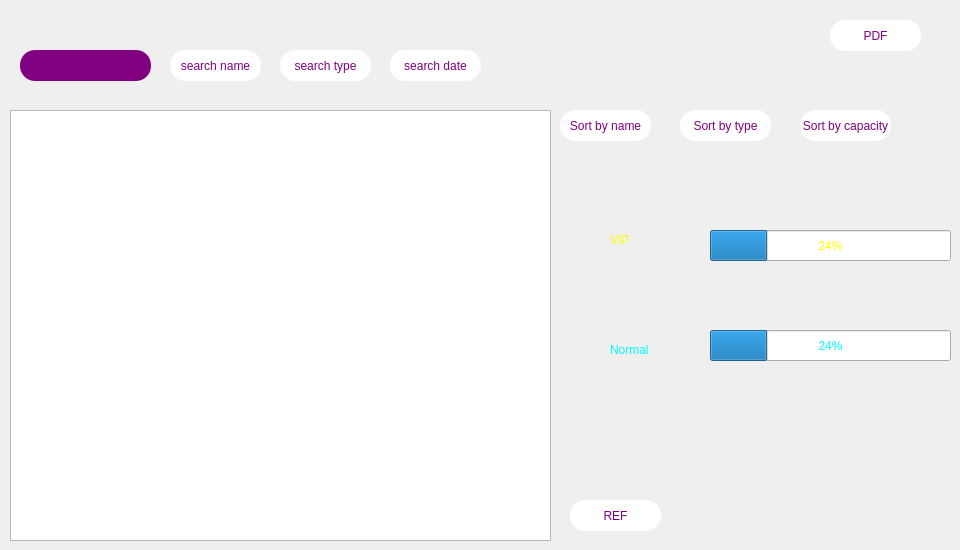
    <widget class="QWidget" name="tab_3">
     <attribute name="title">
      <string>Afficher</string>
     </attribute>
     <widget class="QPushButton" name="pushButton_5">
      <property name="geometry">
       <rect>
        <x>830</x>
        <y>20</y>
        <width>91</width>
        <height>31</height>
       </rect>
      </property>
      <property name="styleSheet">
       <string notr="true">color:purple;
background:white;
border-radius: 15px;</string>
      </property>
      <property name="text">
       <string>PDF</string>
      </property>
     </widget>
     <widget class="QProgressBar" name="vip">
      <property name="geometry">
       <rect>
        <x>710</x>
        <y>230</y>
        <width>241</width>
        <height>31</height>
       </rect>
      </property>
      <property name="styleSheet">
       <string notr="true">color:yellow;</string>
      </property>
      <property name="value">
       <number>24</number>
      </property>
     </widget>
     <widget class="QProgressBar" name="normal">
      <property name="geometry">
       <rect>
        <x>710</x>
        <y>330</y>
        <width>241</width>
        <height>31</height>
       </rect>
      </property>
      <property name="styleSheet">
       <string notr="true">color:cyan;</string>
      </property>
      <property name="value">
       <number>24</number>
      </property>
     </widget>
     <widget class="QLabel" name="label_9">
      <property name="geometry">
       <rect>
        <x>610</x>
        <y>230</y>
        <width>91</width>
        <height>20</height>
       </rect>
      </property>
      <property name="styleSheet">
       <string notr="true">color:yellow;</string>
      </property>
      <property name="text">
       <string>VIP</string>
      </property>
     </widget>
     <widget class="QLabel" name="label_10">
      <property name="geometry">
       <rect>
        <x>610</x>
        <y>340</y>
        <width>81</width>
        <height>20</height>
       </rect>
      </property>
      <property name="styleSheet">
       <string notr="true">color:cyan;</string>
      </property>
      <property name="text">
       <string>Normal</string>
      </property>
     </widget>
     <widget class="QLineEdit" name="chercher">
      <property name="geometry">
       <rect>
        <x>20</x>
        <y>50</y>
        <width>131</width>
        <height>31</height>
       </rect>
      </property>
      <property name="styleSheet">
       <string notr="true">color:white;
background:purple;
border-radius: 15px;</string>
      </property>
      <property name="text">
       <string/>
      </property>
     </widget>
     <widget class="QPushButton" name="pushButton_6">
      <property name="geometry">
       <rect>
        <x>170</x>
        <y>50</y>
        <width>91</width>
        <height>31</height>
       </rect>
      </property>
      <property name="styleSheet">
       <string notr="true">color:purple;
background:white;
border-radius: 15px;</string>
      </property>
      <property name="text">
       <string>search name</string>
      </property>
     </widget>
     <widget class="QPushButton" name="pushButton_7">
      <property name="geometry">
       <rect>
        <x>560</x>
        <y>110</y>
        <width>91</width>
        <height>31</height>
       </rect>
      </property>
      <property name="styleSheet">
       <string notr="true">color:purple;
background:white;
border-radius: 15px;</string>
      </property>
      <property name="text">
       <string>Sort by name</string>
      </property>
     </widget>
     <widget class="QPushButton" name="pushButton_8">
      <property name="geometry">
       <rect>
        <x>800</x>
        <y>110</y>
        <width>91</width>
        <height>31</height>
       </rect>
      </property>
      <property name="styleSheet">
       <string notr="true">color:purple;
background:white;
border-radius: 15px;</string>
      </property>
      <property name="text">
       <string>Sort by capacity</string>
      </property>
     </widget>
     <widget class="QPushButton" name="pushButton_9">
      <property name="geometry">
       <rect>
        <x>680</x>
        <y>110</y>
        <width>91</width>
        <height>31</height>
       </rect>
      </property>
      <property name="styleSheet">
       <string notr="true">color:purple;
background:white;
border-radius: 15px;</string>
      </property>
      <property name="text">
       <string>Sort by type</string>
      </property>
     </widget>
     <widget class="QTableView" name="salleview">
      <property name="geometry">
       <rect>
        <x>10</x>
        <y>110</y>
        <width>541</width>
        <height>431</height>
       </rect>
      </property>
      <property name="styleSheet">
       <string notr="true">*{
color:red;

}
</string>
      </property>
     </widget>
     <widget class="QPushButton" name="pushButton_10">
      <property name="geometry">
       <rect>
        <x>280</x>
        <y>50</y>
        <width>91</width>
        <height>31</height>
       </rect>
      </property>
      <property name="styleSheet">
       <string notr="true">color:purple;
background:white;
border-radius: 15px;</string>
      </property>
      <property name="text">
       <string>search type</string>
      </property>
     </widget>
     <widget class="QPushButton" name="pushButton_11">
      <property name="geometry">
       <rect>
        <x>390</x>
        <y>50</y>
        <width>91</width>
        <height>31</height>
       </rect>
      </property>
      <property name="styleSheet">
       <string notr="true">color:purple;
background:white;
border-radius: 15px;</string>
      </property>
      <property name="text">
       <string>search date</string>
      </property>
     </widget>
     <widget class="QPushButton" name="pushButton_12">
      <property name="geometry">
       <rect>
        <x>570</x>
        <y>500</y>
        <width>91</width>
        <height>31</height>
       </rect>
      </property>
      <property name="styleSheet">
       <string notr="true">color:purple;
background:white;
border-radius: 15px;</string>
      </property>
      <property name="text">
       <string>REF</string>
      </property>
     </widget>
    </widget>
